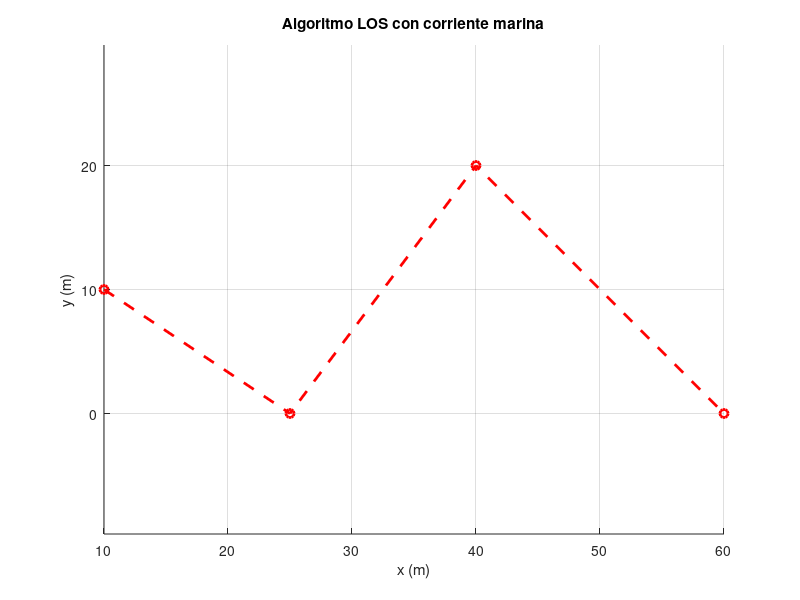

This figure's MATLAB source: (Note: this script raises an error after producing the figure.)
clc; clear; close all;

% Parámetros de simulación
dt = 0.1;
T = 100;
steps = T / dt;

% Estado inicial del barco
x = 0; y = 0; psi = 0;
v = 1.5;  % velocidad propia (m/s)

% Corriente marina constante (en dirección X e Y)
v_cx = 0.2;  % corriente en X (m/s)
v_cy = 0.1;  % corriente en Y (m/s)

% Waypoints
waypoints = [10 10;
             25 0;
             40 20;
             60 0];

wp_index = 1;
lookahead = 5;  % distancia de anticipación (m)

% Historial para graficar
x_hist = zeros(1, steps);
y_hist = zeros(1, steps);

% Preparar figura
figure;
axis equal;
hold on;
grid on;
plot(waypoints(:,1), waypoints(:,2), 'ro--', 'LineWidth', 2);
xlabel('x (m)');
ylabel('y (m)');
title('Algoritmo LOS con corriente marina');

% Bucle de simulación
for k = 1:steps
    % Posición del siguiente waypoint
    x_wp = waypoints(wp_index, 1);
    y_wp = waypoints(wp_index, 2);
    
    % Distancia al waypoint
    dist_to_wp = sqrt((x_wp - x)^2 + (y_wp - y)^2);
    
    % Avanzar al siguiente waypoint si estamos cerca
    if dist_to_wp < 2
        if wp_index < size(waypoints, 1)
            wp_index = wp_index + 1;
        else
            break;
        end
    end
    
    % LOS con anticipación (lookahead point)
    dx = x_wp - x;
    dy = y_wp - y;
    heading_to_wp = atan2(dy, dx);
    
    % Punto de anticipación (lookahead)
    x_la = x + lookahead * cos(heading_to_wp);
    y_la = y + lookahead * sin(heading_to_wp);
    
    % Nuevo rumbo deseado
    psi_d = atan2(y_la - y, x_la - x);

    % Control de rumbo (proporcional)
    K_psi = 1.5;
    e_psi = wrapToPi(psi_d - psi);
    psi = psi + K_psi * e_psi * dt;
    
    % Velocidad total = propia + corriente
    x = x + (v * cos(psi) + v_cx) * dt;
    y = y + (v * sin(psi) + v_cy) * dt;

    % Guardar datos
    x_hist(k) = x;
    y_hist(k) = y;
    
    % Actualizar animación
    plot(x, y, 'bo', 'MarkerSize', 5, 'MarkerFaceColor', 'b');
    drawnow;
end

% Trazo final
plot(x_hist, y_hist, 'b-', 'LineWidth', 1.5);
legend('Waypoints', 'Posición actual', 'Trayectoria');
